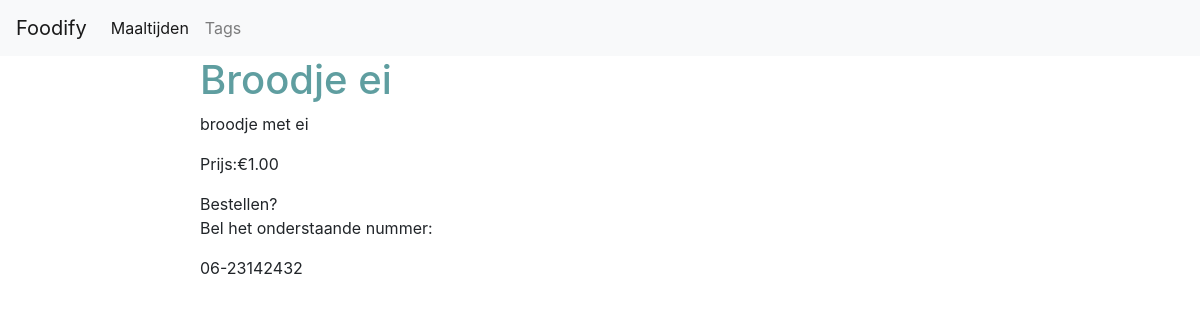
Page /foods/ei/ on the earlier database version.
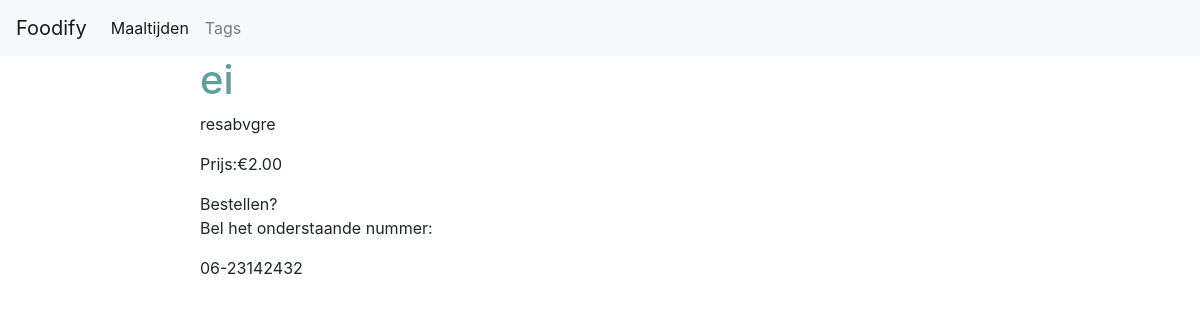
Same page on the later database version.
### foods/models.py (models this page shows, shortened)
class Food(models.Model):
    user = models.ForeignKey(settings.AUTH_USER_MODEL)
    media = models.FileField(blank=True, null=True, upload_to="download_media_location")
    title = models.CharField(max_length=20)
    slug = models.SlugField(blank=True, unique=True)
    description = models.TextField(null=True, default="")
    price = models.DecimalField(max_digits=100, decimal_places=2, default=0.00)

### foods/views.py (the view)
# urls.py: url(r'^foods/(?P<pk>\d+)/$', FoodDetailView.as_view(), name='food_detail_view'),
class FoodDetailView(MultiSlugMixin, DetailView):
    model = Food

### foodify/mixins.py (called while the page is built)
    def get_object(self, *args, **kwargs):
        slug = self.kwargs.get("slug")
        ModelClass = self.model
        if slug is not None:
            try:
                obj = get_object_or_404(ModelClass, slug=slug)
            except ModelClass.MultipleObjectsReturned:
                obj = ModelClass.objects.filter(slug=slug).order_by("-title").first()
        else:
            obj = super(MultiSlugMixin, self).get_object(*args, **kwargs)
        return obj

### templates/foods/food_detail.html (shortened to what this page needs)
{% extends "base.html" %}
{% block content %}
<h1>{{food.title}}</h1>
<p>{{ food.description }}</p>
<p> Prijs:€{{ food.price }}</p>
<p> Bestellen? <br> Bel het onderstaande nummer:</p>
<p>06-23142432</p>
{% endblock content %}

### templates/base.html (shortened to what this page needs)
<!DOCTYPE html>
<html lang="en">
<head>
    <link rel="stylesheet" href="https://stackpath.bootstrapcdn.com/bootstrap/4.3.1/css/bootstrap.min.css">
    <link rel="stylesheet" href="/static/css/base.css">
</head>
<nav class="navbar navbar-expand-lg navbar-light bg-light">
  <a class="navbar-brand" href="/">Foodify</a>
  <div class="collapse navbar-collapse" id="navbarSupportedContent">
    <ul class="navbar-nav mr-auto">
      <li class="nav-item active">
        <a class="nav-link" href="/foods/">Maaltijden <span class="sr-only">(current)</span></a>
      </li>
      <li class="nav-item">
        <a class="nav-link" href="/tags/">Tags</a>
      </li>
    </ul>
  </div>
</nav>
<div class="content">
{% block content %}
{% endblock content %}
</div>
</body>
</html>

### static/css/base.css (style rules this page uses)
h1 { color: cadetblue; }

Differences in the rows shown:
removed Food: title "Broodje ei", description "broodje met ei", price "1.00"
added Food: title "ei", description "resabvgre", price "2.00"
